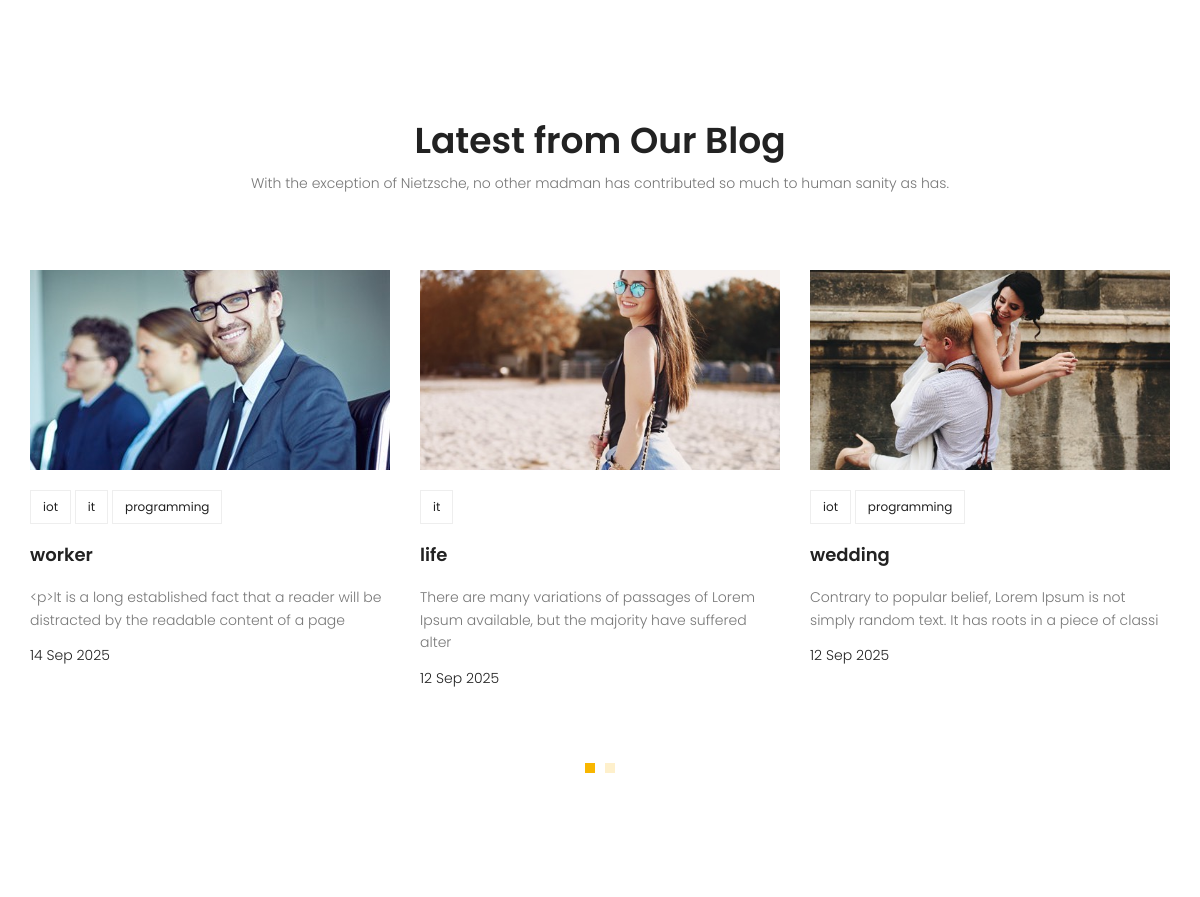
The app's page / (middle part), older data.
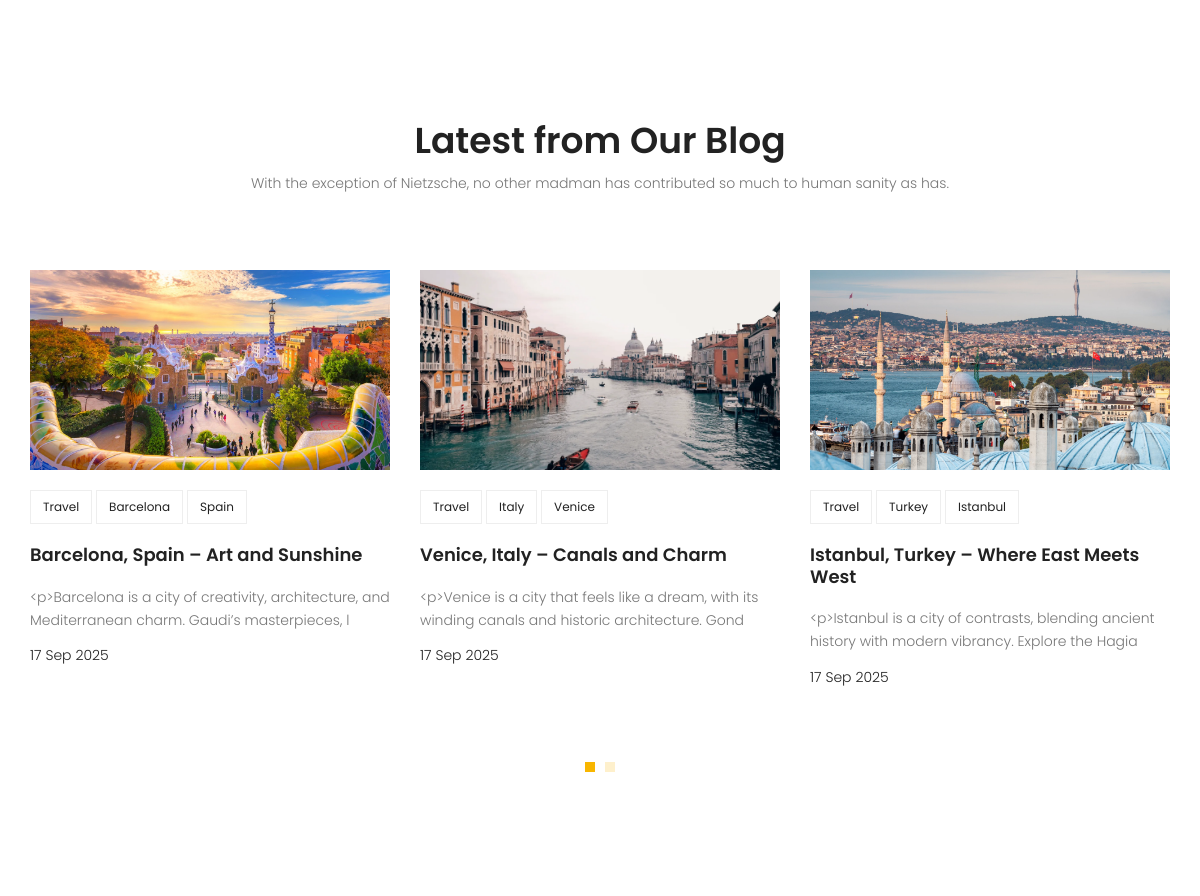
The same page, newer data.
### blog/models.py (models this page shows, shortened)
class Post(models.Model):
    image = models.ImageField(upload_to='blog/',default='blog/default.jpg')
    author = models.ForeignKey(User, on_delete=models.SET_NULL, null=True)
    title = models.CharField(max_length=255)
    content = models.TextField()
    tags = TaggableManager()
    category = models.ManyToManyField(Category)
    counted_views = models.IntegerField(default=0)
    status = models.BooleanField(default=False)
    published_date = models.DateTimeField(null=True)
    login_require = models.BooleanField(default=False)
    created_date = models.DateTimeField(auto_now_add=True)
    updated_date = models.DateTimeField(auto_now=True)
    class Meta:
        ordering = ['-created_date']

class Category(models.Model):
        name = models.CharField(max_length=255)

### website/views.py (the view)
# urls.py: path('', index_view, name='index'),
def index_view(request):
    return render(request, 'website/index.html')

### blog/templatetags/blog_tags.py (called while the page is built)
@register.filter
def snippet(value,arg=20):
    return value[:arg]

@register.inclusion_tag('blog/blog-latest-posts.html')
def latestblog(count=3):
    posts = Post.objects.filter(status=1, published_date__lte=timezone.now()).order_by('-published_date')[:count]
    return {'latest_posts': posts}

### templates/website/index.html (shortened to what this page needs)
{% extends 'base.html' %}
{% load static %}
{% load blog_tags %}
{% block content %}
{% latestblog 6 %}
{% endblock %}

### templates/blog/blog-latest-posts.html
{% load static %}
{% load blog_tags %}
<section class="recent-blog-area section-gap">
  <div class="container">
    <div class="row d-flex justify-content-center">
      <div class="menu-content pb-60 col-lg-9">
        <div class="title text-center">
          <h1 class="mb-10">Latest from Our Blog</h1>
          <p>
            With the exception of Nietzsche, no other madman has contributed so
            much to human sanity as has.
          </p>
        </div>
      </div>
    </div>
    <div class="row">
      <div class="active-recent-blog-carusel">
      {% for post in latest_posts %}
        <div class="single-recent-blog-post item">
          <div class="thumb">
            {% if post.image %}
            <a href="{% url 'blog:single' pid=post.id %}"><img class="img-fluid" src="{{ post.image.url }}" alt="{{ post.title }}" /></a>
            {% else %}
              <img class="img-fluid" src="{% static 'img/default.jpg' %}" alt="{{ post.title }}" />
            {% endif %}
          </div>
          <div class="details">
            <div class="tags">
              <ul>
                {% for cat in post.category.all %}
                <li>
                  <a href="{% url 'blog:category' cat_name=cat.name %}">{{ cat.name }}</a>
                </li>
                {% endfor %}
              </ul>
            </div>
            <a href="{% url 'blog:single' pid=post.id %}"><h4 class="title">{{ post.title }}</h4></a>
            <p>
              {{ post.content|snippet:100 }}
            </p>
            <h6 class="date">{{ post.published_date|date:"d M Y" }}</h6>
          </div>
        </div>
      {% endfor %}
      </div>
    </div>
  </div>
</section>

Row changes from the older to the newer data that the page shows:
removed Post: image (picture), title "worker", content|snippet "<p>It is a long established fact that a reader will be distracted by the readable content of a page", published_date "14 Sep 2025"
removed Category: name "iot"
removed Category: name "it"
removed Category: name "programming"
removed Post: image (picture), title "life", content|snippet "There are many variations of passages of Lorem Ipsum available, but the majority have suffered alter", published_date "12 Sep 2025"
removed Post: image (picture), title "wedding", content|snippet "Contrary to popular belief, Lorem Ipsum is not simply random text. It has roots in a piece of classi", published_date "12 Sep 2025"
added Post: image (picture), title "Barcelona, Spain – Art and Sunshine", content|snippet "<p>Barcelona is a city of creativity, architecture, and Mediterranean charm. Gaudi’s masterpieces, l", published_date "17 Sep 2025"
added Category: name "Travel"
added Category: name "Barcelona", shown under "Barcelona, Spain – Art and Sunshine"
added Category: name "Spain", shown under "Barcelona, Spain – Art and Sunshine"
added Post: image (picture), title "Venice, Italy – Canals and Charm", content|snippet "<p>Venice is a city that feels like a dream, with its winding canals and historic architecture. Gond", published_date "17 Sep 2025"
added Category: name "Italy", shown under "Venice, Italy – Canals and Charm"
added Category: name "Venice", shown under "Venice, Italy – Canals and Charm"
added Post: image (picture), title "Istanbul, Turkey – Where East Meets West", content|snippet "<p>Istanbul is a city of contrasts, blending ancient history with modern vibrancy. Explore the Hagia", published_date "17 Sep 2025"
added Category: name "Turkey", shown under "Istanbul, Turkey – Where East Meets West"
added Category: name "Istanbul", shown under "Istanbul, Turkey – Where East Meets West"
